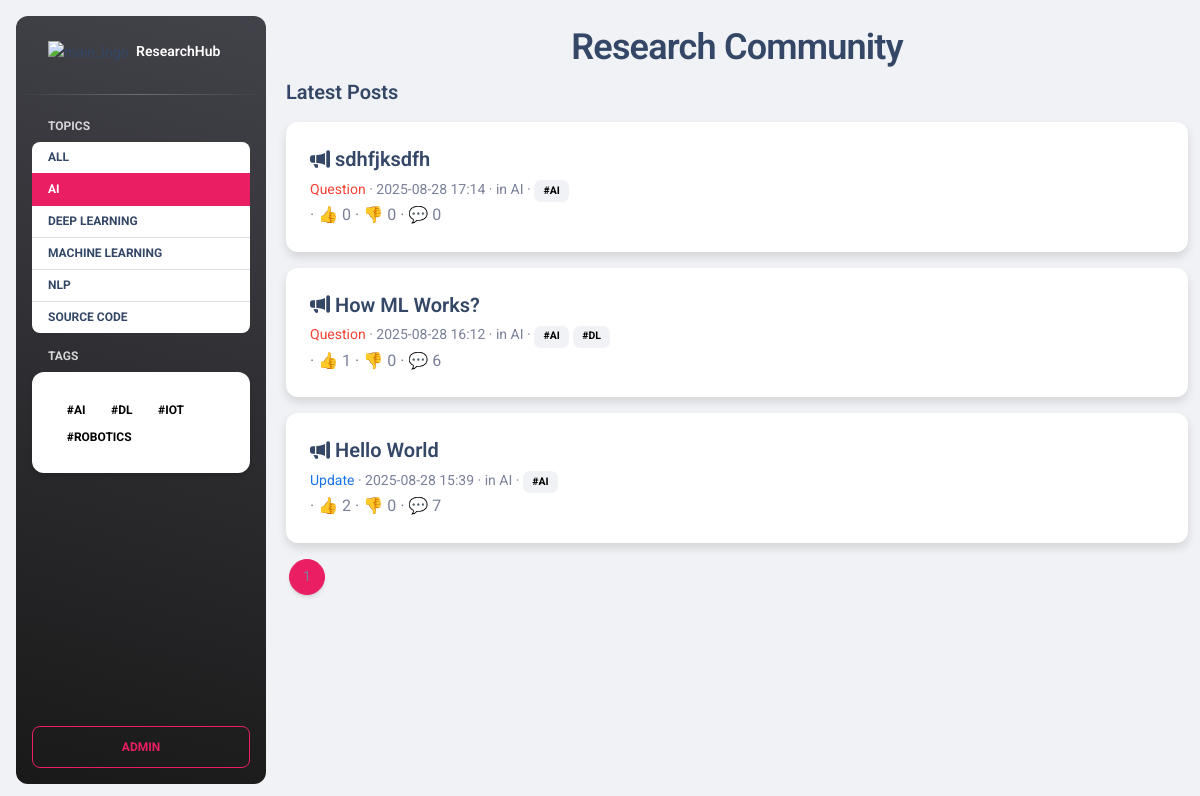
Screenshot of /community/topic/AI/ with the database file from the repository.
### appCommunity/models.py (models this page shows, shortened)
class TimeStampedModel(models.Model):
    created_at = models.DateTimeField(auto_now_add=True, db_index=True)
    updated_at = models.DateTimeField(auto_now=True)
    class Meta:
        abstract = True

class Topic(TimeStampedModel):
    name = models.CharField(max_length=100, unique=True)
    slug = models.SlugField(max_length=120, unique=True, blank=True)
    description = models.TextField(blank=True)
    class Meta:
        ordering = ["name"]
        indexes = [models.Index(fields=["slug"])]

class Tag(TimeStampedModel):
    name = models.CharField(max_length=40, unique=True)
    slug = models.SlugField(max_length=60, unique=True, blank=True)

class Post(TimeStampedModel):
    class Kind(models.TextChoices):
        QUESTION = "question", "Question"
        DISCUSSION = "discussion", "Discussion"
        News = "news", "News"
        Update = "Update", "Update"
    author = models.ForeignKey(
        settings.AUTH_USER_MODEL, on_delete=models.SET_NULL, null=True, related_name="posts"
    )
    title = models.CharField(max_length=180)
    content = models.TextField()  # Markdown or plain text
    kind = models.CharField(max_length=12, choices=Kind.choices, default=Kind.QUESTION)
    topic = models.ForeignKey(Topic, on_delete=models.SET_NULL, null=True, blank=True, related_name="posts")
    tags = models.ManyToManyField(Tag, blank=True, related_name="posts")
    class Meta:
        ordering = ["-created_at"]
        indexes = [
            models.Index(fields=["-created_at"]),
            models.Index(fields=["kind", "-created_at"]),
            models.Index(fields=["topic", "-created_at"]),
            models.Index(fields=["author", "-created_at"]),
        ]

### appCommunity/views.py (the view)
# urls.py: path("", views.post_list, name="community"),
def post_list(request, topic_slug=None, tag_slug=None):
    posts = (Post.objects
             .select_related("author", "topic")
             .prefetch_related("tags")
             .annotate(num_comments=Count("comments"))
             .order_by("-created_at"))
    active_topic = None
    active_tag = None
    if topic_slug:
        active_topic = get_object_or_404(Topic, slug=topic_slug)
        posts = posts.filter(topic=active_topic)
    if tag_slug:
        active_tag = get_object_or_404(Tag, slug=tag_slug)
        posts = posts.filter(tags=active_tag)
    paginator = Paginator(posts, 10)
    page_obj = paginator.get_page(request.GET.get("page"))
    post_ids = [p.id for p in page_obj.object_list]
    likes_map, dislikes_map = {}, {}
    if post_ids:
        ct_post = ContentType.objects.get_for_model(Post)
        rows = (Reaction.objects
                .filter(content_type=ct_post, object_id__in=post_ids,
                        kind__in=[Reaction.Kind.LIKE, Reaction.Kind.DISLIKE])
                .values("object_id", "kind")
                .annotate(c=Count("id")))
        for r in rows:
            if r["kind"] == Reaction.Kind.LIKE:
                likes_map[r["object_id"]] = r["c"]
            elif r["kind"] == Reaction.Kind.DISLIKE:
                dislikes_map[r["object_id"]] = r["c"]
    for p in page_obj.object_list:
        p.like_count = likes_map.get(p.id, 0)
        p.dislike_count = dislikes_map.get(p.id, 0)
    ctx = {
        "page_obj": page_obj,
        "topics": Topic.objects.order_by("name"),
        "tags": Tag.objects.order_by("name"),
        "active_topic": active_topic,
        "active_tag": active_tag,
    }
    return render(request, "Forum.html", ctx)

### templates/Forum.html (shortened to what this page needs)
{% extends "root.html" %}
{% load static %}
{% block content %}
    {% include 'forum/side_bar.html' %}
    <main class="main-content position-relative max-height-vh-100 h-100 border-radius-lg ">
        <div class="container">
            <div class="text-center">
                <h2 class="mt-4">Research Community</h2>
            </div>
            <div class="row">
                <section class="col-lg-12">
                    <div class="d-flex justify-content-between align-items-center mb-3">
                        <h5 class="mb-0">Latest Posts</h5>
                    </div>
                    {% for post in page_obj %}
                        <div class="card mb-3 shadow-sm border-0">
                            <div class="card-body">
                                <a class="h5 text-decoration-none"
                                   href="{% url 'post_detail' post.pk %}"><i class="bi bi-megaphone-fill"></i> {{ post.title }}</a>
                                <div class="small text-muted mt-1">
                                    <span class="text-info {% if post.kind == 'question' %}text-danger{% endif %}">
  {{ post.get_kind_display }} </span> · {{ post.created_at|date:"Y-m-d H:i" }}
                                    {% if post.topic %} · in {{ post.topic.name }}{% endif %}
                                    {% if post.tags.all %} ·
                                        {% for tg in post.tags.all %}
                                            <span class="badge text-bg-light">#{{ tg.name }}</span>
                                        {% endfor %}
                                    {% endif %}
                                </div>
                                · 👍 {{ post.like_count }} · 👎 {{ post.dislike_count }} · 💬 {{ post.num_comments }}
                            </div>
                        </div>
                    {% empty %}
                        <p class="text-muted">No posts yet.</p>
                    {% endfor %}
                    <nav aria-label="pagination">
                        <ul class="pagination">
                            <li class="page-item active"><span class="page-link">{{ page_obj.number }}</span></li>
                        </ul>
                    </nav>
                </section>
            </div>
        </div>
    </main>
{% endblock %}

### templates/forum/side_bar.html (shortened to what this page needs)
{% load static %}
<aside class="sidenav navbar navbar-vertical navbar-expand-xs border-0 border-radius-xl my-3 fixed-start ms-3   bg-gradient-dark"
       id="sidenav-main">
    <div class="sidenav-header">
        <a class="navbar-brand m-0" href="/">
            <img src="{% static 'img/research.png' %}" class="navbar-brand-img h-100" alt="main_logo">
            <span class="ms-1 font-weight-bold text-white">ResearchHub</span>
        </a>
    </div>
    <hr class="horizontal light mt-0 mb-2">
    <div class="collapse navbar-collapse  w-auto " id="sidenav-collapse-main">
        <ul class="navbar-nav">
            <li class="nav-item mt-3">
                <h6 class="ps-4 ms-2 text-uppercase text-xs text-white font-weight-bolder opacity-8">Topics</h6>
            </li>
            <ul class="list-group list-group-flush ps-3 pe-3  text-uppercase text-xs text-white font-weight-bolder rounded-3">
                <li class="sidemenu list-group-item {% if not active_topic %}active{% endif %}">
                    <a class="text-decoration-none {% if not active_topic %}text-white{% endif %}"
                       href="{% url 'community' %}">All</a>
                </li>
                {% for t in topics %}
                    <li class="sidemenu list-group-item {% if active_topic and t == active_topic %}active{% endif %}">
                        <a class="text-decoration-none {% if active_topic and t == active_topic %}text-white{% endif %}"
                           href="{% url 'post_list_by_topic' t.slug %}">{{ t.name }}</a>
                    </li>
                {% endfor %}
            </ul>
            <li class="nav-item mt-3">
                <h6 class="ps-4 ms-2 text-uppercase text-xs text-white font-weight-bolder opacity-8">Tags</h6>
            </li>
            <div class="ps-3 pe-3  text-uppercase text-white font-weight-bolder">
                <div class="card ">
                    <div class="card-body">
                        {% for tg in tags %}
                            <a class="badge text-bg-secondary text-decoration-none"
                               href="{% url 'post_list_by_tag' tg.slug %}">
                                #{{ tg.name }}
                            </a>
                        {% empty %}
                            <span class="text-muted">No tags.</span>
                        {% endfor %}
                    </div>
                </div>
            </div>
        </ul>
    </div>
    <div class="sidenav-footer position-absolute w-100 bottom-0 ">
        <div class="mx-3">
            <a class="btn btn-outline-primary mt-4 w-100"
               href="/admin"
               type="button">Admin</a>
        </div>
    </div>
</aside>

### rows the page displays
Topic: name "AI"
Topic: name "DEEP LEARNING"
Topic: name "MACHINE LEARNING"
Topic: name "NLP"
Topic: name "SOURCE CODE"
Tag: name "AI"
Tag: name "DL"
Tag: name "IOT"
Tag: name "ROBOTICS"
Post: title "sdhfjksdfh", kind "Question", created_at "2025-08-28 17:14", topic.name "AI", like_count "0", dislike_count "0", num_comments "0"
Post: title "How ML Works?", kind "Question", created_at "2025-08-28 16:12", topic.name "AI", like_count "1", dislike_count "0", num_comments "6"
Post: title "Hello World", kind "Update", created_at "2025-08-28 15:39", topic.name "AI", like_count "2", dislike_count "0", num_comments "7"

### other values shown
{{ page_obj.number }} "1"
